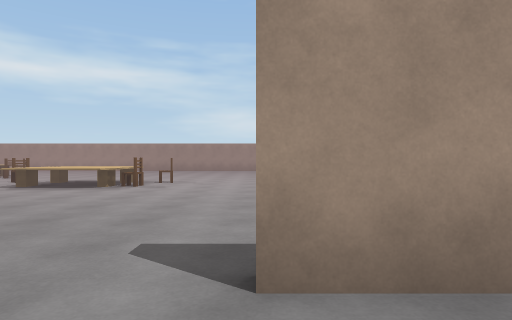
view 1 (above)

24 first-person views from a walk through a 3-D level made in the Unity game engine. The camera is 1.2 m above the floor, looks level and sees 75° across. The floor is counted in squares, 2 m on a side. Each view is taken from the middle of a square. On the plan, view 1 faces up. The plan holds only what a view shows up to about 10 squares ahead; the rest is blank. The place goes on beyond the plan. The player is left out.

view 2
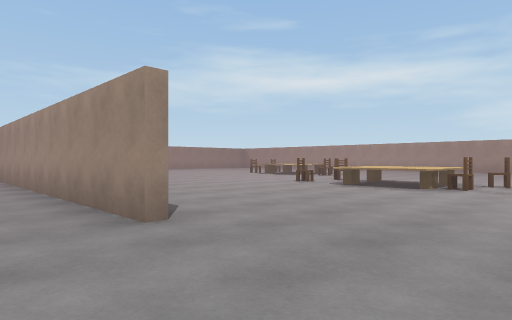

view 3
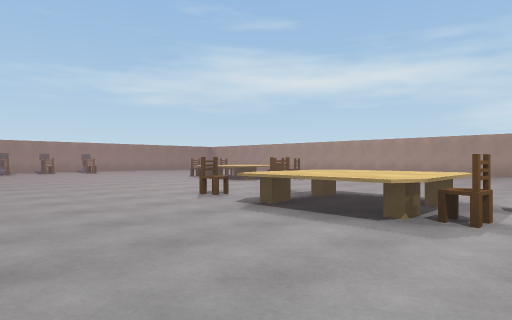

view 4
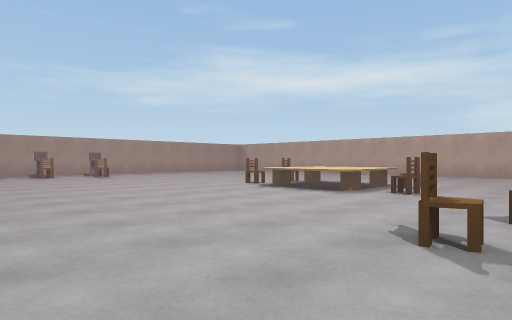

view 5
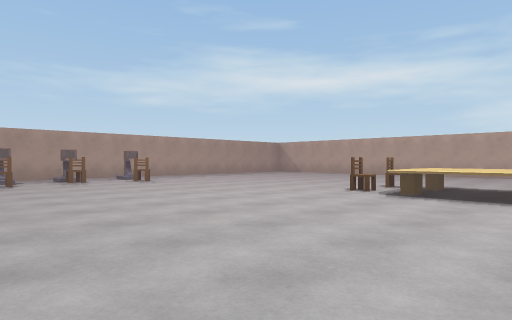

view 6
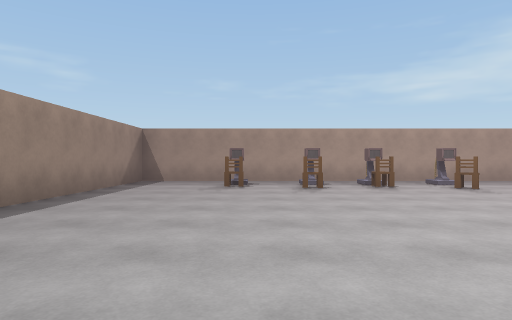

view 7
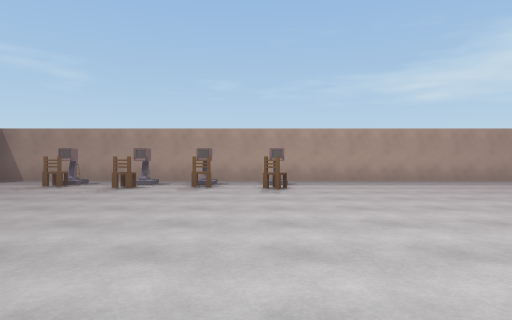

view 8
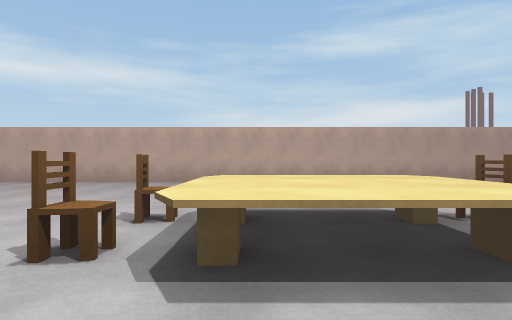

view 9
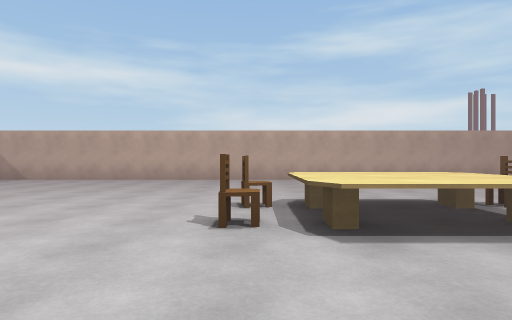

view 10
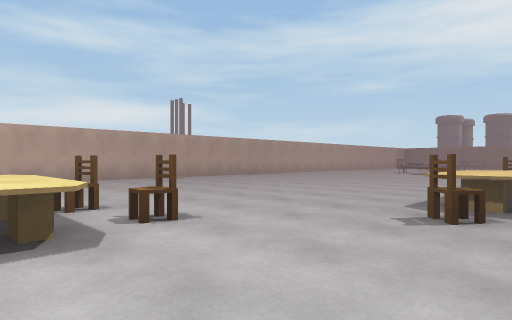

view 11
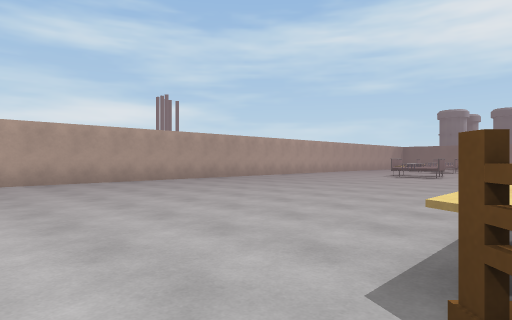

view 12
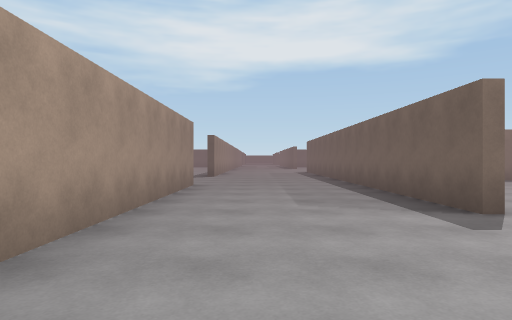

view 13
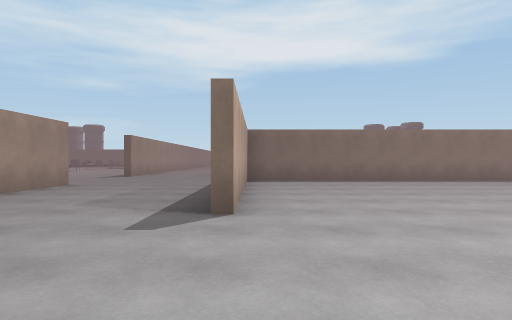

view 14
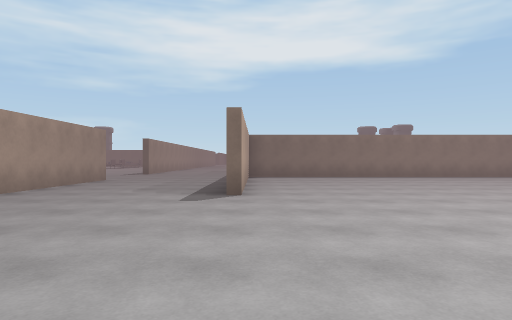

view 15
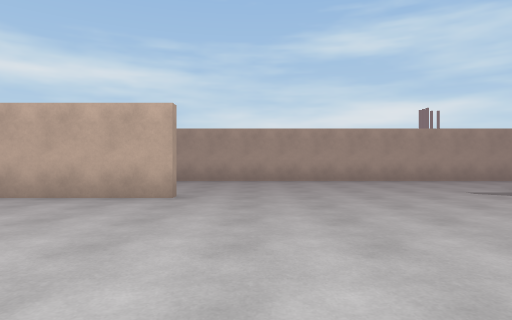

view 16
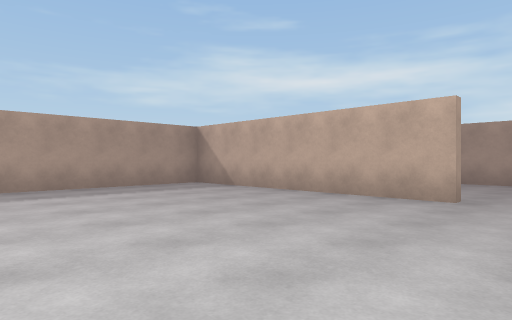

view 17
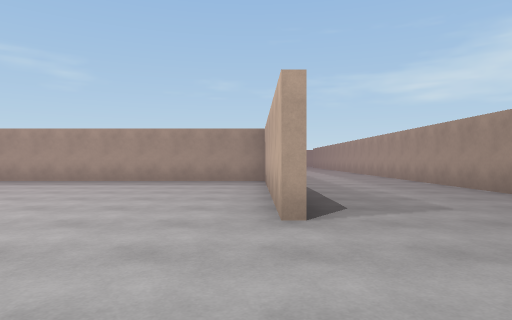

view 18
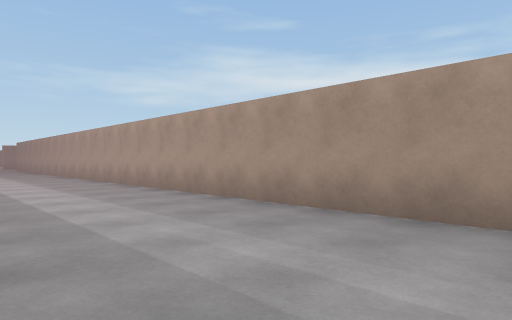

view 19
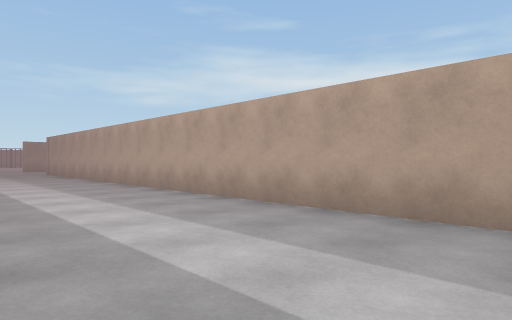

view 20
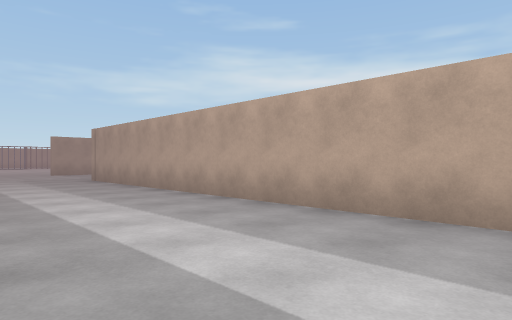

view 21
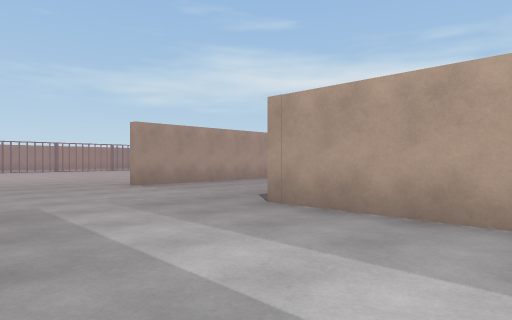

view 22
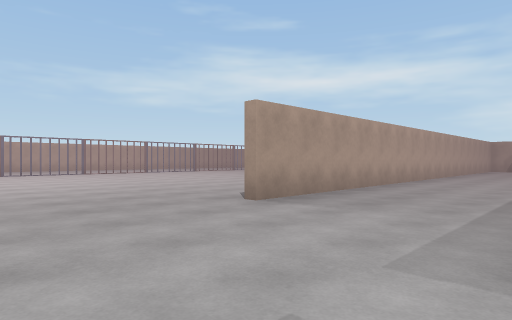

view 23
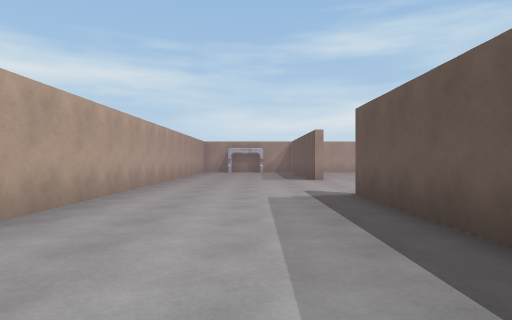

view 24
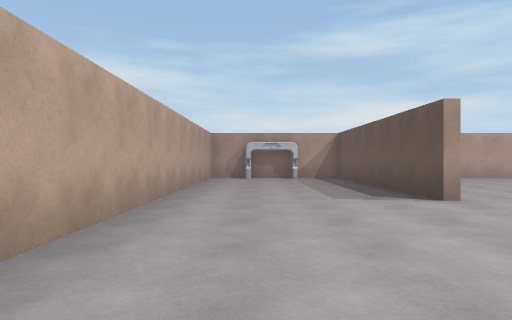

### Floor plan
Points are (right, up) in squares from view 1. A wall is a line through its corners. A room is listed if a view was taken in it or the views show most of it. See-through windows are left out.
Room 1 (views 1, 2, 3, 4, 5, 6, 7, 8, 9, 10, 11)
walls: (-2, 18.1) (-18, 18.1); (1.2, 1.5) (0, 1.5); (-3.5, -2.5) (-2, -2.5); (-20.5, 16.4) (-20.5, 1.8) (-15.1, 1.8)
ways out: opening at (-4.2, -0.5) to room 2
objects: terminal (-20, 5); terminal (-20, 8); chair (-19, 5); terminal (-19, 6); chair (-19, 8); terminal (-19, 10); chair (-18, 6); chair (-18, 9); chair (-12, 11); chair (-12, 12); table (-11, 11) to (-9, 13); chair (-9, 12); chair (-8, 11); chair (-7, 8); chair (-6, 9); table (-5, 7) to (-4, 9); chair (-3, 8); chair (-3, 9) to (-2, 9)
Room 2 (views 12, 13, 14, 15, 16, 17, 18, 19, 20, 21, 22, 23, 24)
walls: (-37.2, 4.2) (-37.2, 7.9); (-37.2, 11.9) (-37.2, 17); (-41.5, 16.9) (-41.5, 1.5); (-14.2, -2.7) (-20.5, -2.7) (-20.5, -8.5); (-8.4, -2.5) (-3.5, -2.5); (-4, 1.5) (-37.2, 1.5); (-2.5, -2.7) (-8.2, -2.7); (-2.1, -8.5) (-2.1, -2.8)
ways out: opening at (-4.2, -0.5) to room 1

Positions as (right, up) in squares from view 1, and headings:
1: (0, 0), facing up
2: (-1, 0), facing up-left
3: (-2, 4), facing up-left
4: (-6, 5), facing up-left
5: (-9, 5), facing up-left
6: (-11, 5), facing left
7: (-11, 9), facing left
8: (-11, 9), facing up
9: (-12, 8), facing up
10: (-10, 8), facing up-right
11: (-7, 9), facing up-right
12: (-12, 0), facing right
13: (-12, -3), facing right
14: (-14, -3), facing right
15: (-13, -8), facing up
16: (-13, -8), facing up-left
17: (-11, -3), facing left
18: (-16, -2), facing up-left
19: (-22, -2), facing up-left
20: (-27, -2), facing up-left
21: (-34, -2), facing up-left
22: (-38, -2), facing up-left
23: (-39, 2), facing up
24: (-40, 7), facing up
